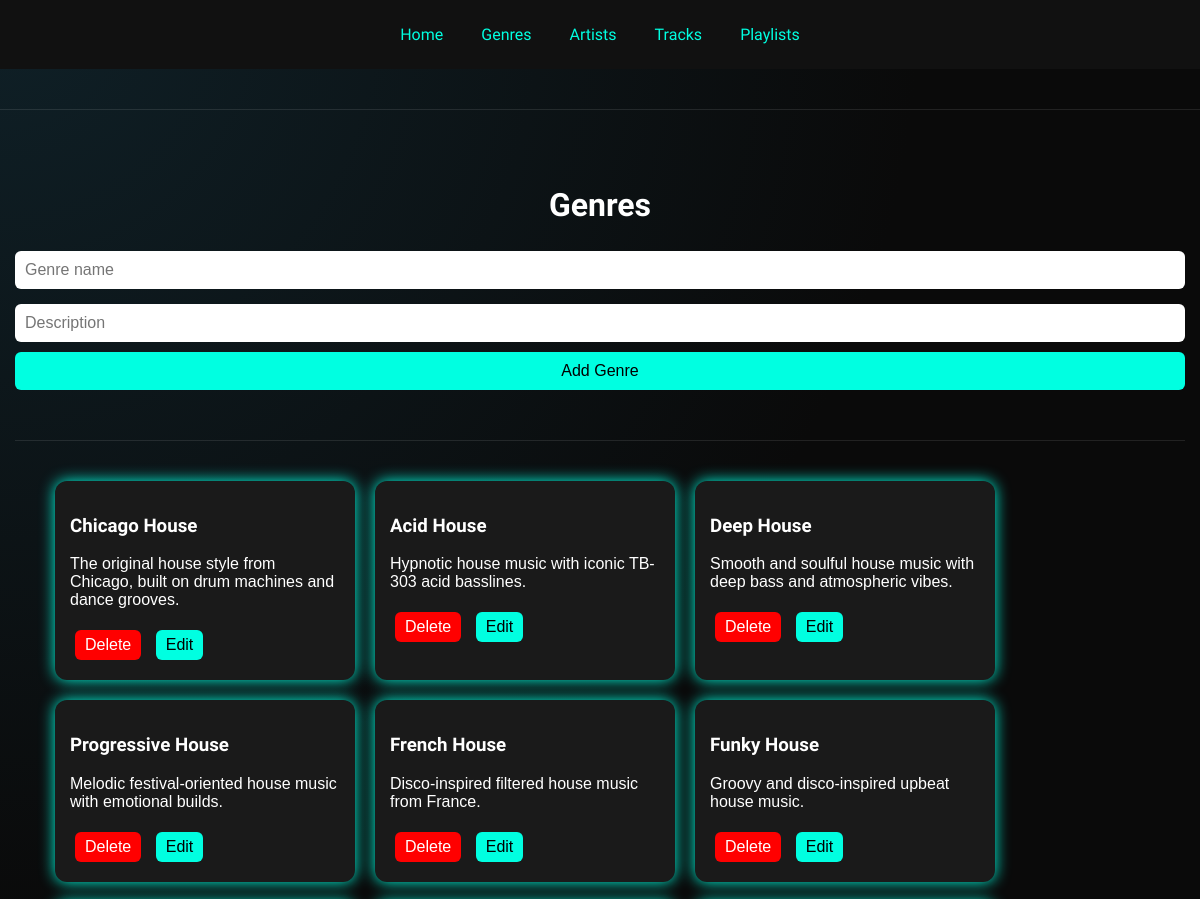
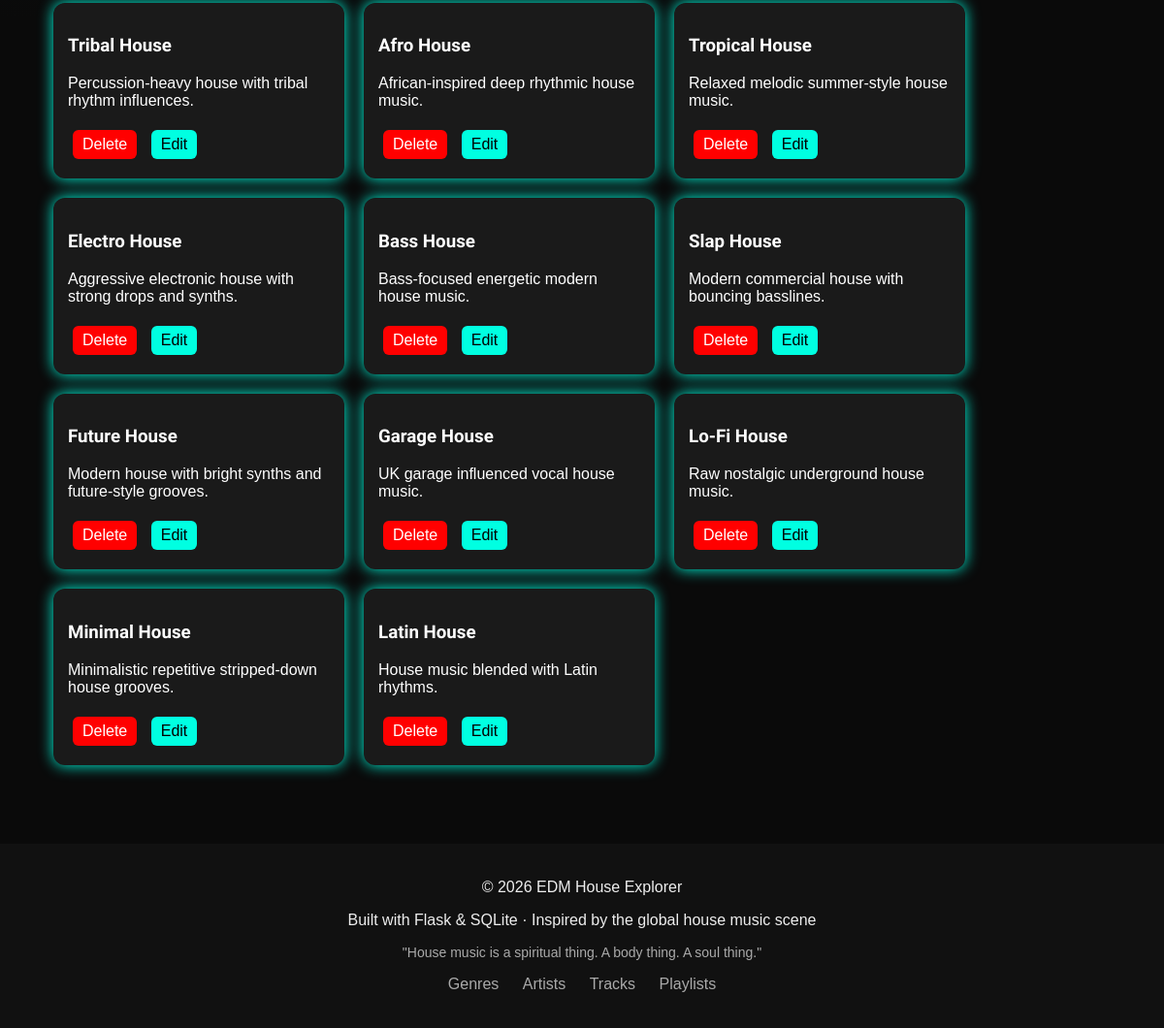
The app's page /genres with its own data (2 pictures, top to bottom).
### tables this page shows
CREATE TABLE genres (
        id INTEGER PRIMARY KEY AUTOINCREMENT,
        name TEXT NOT NULL,
        description TEXT
    );

### app.py (the view)
@app.route("/genres")
def genres():
    conn = sqlite3.connect("database.db")
    cursor = conn.cursor()
    cursor.execute("SELECT * FROM genres")
    genres = cursor.fetchall()
    conn.close()
    return render_template("genres.html", genres=genres)

### templates/genres.html
{% extends "base.html" %}
{% block content %}
<div class="container">
    <h1>Genres</h1>
    <form action="/add_genre" method="POST">
        <input type="text" name="name" placeholder="Genre name" required>
        <input type="text" name="description" placeholder="Description">
        <button type="submit">Add Genre</button>
    </form>
    <hr>
    <ul>
        <div class="card-container">
        {% for genre in genres %}
            <div class="card">
                <h3>{{ genre[1] }}</h3>
                <p>{{ genre[2] }}</p>
                <a class="btn delete" href="/delete_genre/{{ genre[0] }}">Delete</a>
                <a class="btn edit" href="/edit_genre/{{ genre[0] }}">Edit</a>
            </div>
        {% endfor %}
        </div>
    </ul>
</div>
{% endblock %}

### static/style.css (style rules this page uses)
hr { border: none; height: 1px; background: rgba(255,255,255,0.1); margin: 40px 0; }
body { background-color: #0a0a0a; color: white; font-family: 'Inter', sans-serif; background: radial-gradient(circle at top left, #0f2027, #0a0a0a 40%), radial-gradient(circle at bottom right, #001f1c, #0a0a0a 40%); background-attachment: fixed; }
h1, h2, h3, nav { font-family: 'Orbitron', sans-serif; }
input, select { width: 100%; padding: 10px; margin: 5px 0; border-radius: 6px; border: none; }
button { padding: 10px 15px; background: #00ffe1; border: none; border-radius: 6px; cursor: pointer; }
.btn { display: inline-block; padding: 6px 10px; margin: 5px; border-radius: 6px; text-decoration: none; transition: all 0.3s ease; }
.edit { background: #00ffe1; color: black; }
.delete { background: red; color: white; }
.card-container { display: flex; flex-wrap: wrap; gap: 20px; }
.card { background: #1a1a1a; padding: 15px; border-radius: 12px; width: 250px; box-shadow: 0 0 15px #00ffe1; transition: all 0.3s ease; }
h1 { text-align: center; }
* { box-sizing: border-box; }
html, body { margin: 0; padding: 0; overflow-x: hidden; font-family: Arial, sans-serif; }
.container { width: 100%; max-width: 1200px; margin: auto; padding: 15px; }
form { width: 100%; }
input, select, textarea, button { width: 100%; max-width: 100%; padding: 10px; margin-bottom: 10px; font-size: 16px; }
.track-card, .card { width: 100%; max-width: 300px; }

### records on screen
genres: name "Chicago House", description "The original house style from Chicago, built on drum machines and dance grooves."
genres: name "Acid House", description "Hypnotic house music with iconic TB-303 acid basslines."
genres: name "Deep House", description "Smooth and soulful house music with deep bass and atmospheric vibes."
genres: name "Progressive House", description "Melodic festival-oriented house music with emotional builds."
genres: name "French House", description "Disco-inspired filtered house music from France."
genres: name "Funky House", description "Groovy and disco-inspired upbeat house music."
genres: name "Tribal House", description "Percussion-heavy house with tribal rhythm influences."
genres: name "Afro House", description "African-inspired deep rhythmic house music."
genres: name "Tropical House", description "Relaxed melodic summer-style house music."
genres: name "Electro House", description "Aggressive electronic house with strong drops and synths."
genres: name "Bass House", description "Bass-focused energetic modern house music."
genres: name "Slap House", description "Modern commercial house with bouncing basslines."
genres: name "Future House", description "Modern house with bright synths and future-style grooves."
genres: name "Garage House", description "UK garage influenced vocal house music."
genres: name "Lo-Fi House", description "Raw nostalgic underground house music."
genres: name "Minimal House", description "Minimalistic repetitive stripped-down house grooves."
genres: name "Latin House", description "House music blended with Latin rhythms."
